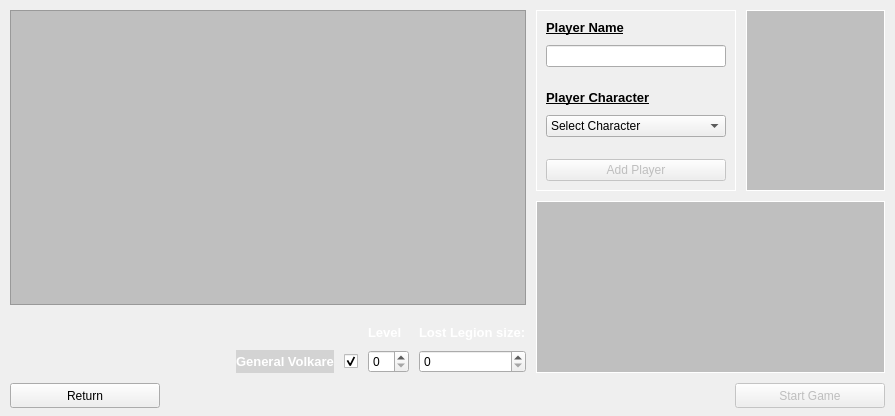
<?xml version="1.0" encoding="UTF-8"?>
<ui version="4.0">
 <class>Dialog_StartMenu</class>
 <widget class="QDialog" name="Dialog_StartMenu">
  <property name="geometry">
   <rect>
    <x>0</x>
    <y>0</y>
    <width>895</width>
    <height>416</height>
   </rect>
  </property>
  <property name="cursor">
   <cursorShape>ArrowCursor</cursorShape>
  </property>
  <property name="windowTitle">
   <string>Mage Knight Scoreboard</string>
  </property>
  <property name="windowOpacity">
   <double>1.000000000000000</double>
  </property>
  <widget class="QStackedWidget" name="stackedWidget">
   <property name="geometry">
    <rect>
     <x>0</x>
     <y>0</y>
     <width>895</width>
     <height>418</height>
    </rect>
   </property>
   <property name="styleSheet">
    <string notr="true"/>
   </property>
   <property name="currentIndex">
    <number>1</number>
   </property>
   <widget class="QWidget" name="page_start">
    <property name="styleSheet">
     <string notr="true">QWidget#page_start{ 
border-image: url(:/images/Image_Background_Start);
}
</string>
    </property>
    <layout class="QGridLayout" name="gridLayout">
     <property name="leftMargin">
      <number>10</number>
     </property>
     <property name="topMargin">
      <number>10</number>
     </property>
     <property name="rightMargin">
      <number>10</number>
     </property>
     <property name="bottomMargin">
      <number>10</number>
     </property>
     <property name="spacing">
      <number>10</number>
     </property>
     <item row="2" column="0">
      <widget class="QPushButton" name="pushButton_loadGame">
       <property name="minimumSize">
        <size>
         <width>150</width>
         <height>25</height>
        </size>
       </property>
       <property name="text">
        <string>Load Game</string>
       </property>
       <property name="autoDefault">
        <bool>true</bool>
       </property>
      </widget>
     </item>
     <item row="1" column="0">
      <widget class="QPushButton" name="pushButton_newGame">
       <property name="minimumSize">
        <size>
         <width>150</width>
         <height>25</height>
        </size>
       </property>
       <property name="text">
        <string>New Game</string>
       </property>
       <property name="autoDefault">
        <bool>true</bool>
       </property>
      </widget>
     </item>
     <item row="3" column="0">
      <widget class="QPushButton" name="pushButton_Exit">
       <property name="minimumSize">
        <size>
         <width>150</width>
         <height>25</height>
        </size>
       </property>
       <property name="text">
        <string>Exit</string>
       </property>
       <property name="autoDefault">
        <bool>true</bool>
       </property>
      </widget>
     </item>
     <item row="2" column="1">
      <spacer name="horizontalSpacer">
       <property name="orientation">
        <enum>Qt::Horizontal</enum>
       </property>
       <property name="sizeHint" stdset="0">
        <size>
         <width>40</width>
         <height>20</height>
        </size>
       </property>
      </spacer>
     </item>
     <item row="0" column="0">
      <spacer name="verticalSpacer">
       <property name="orientation">
        <enum>Qt::Vertical</enum>
       </property>
       <property name="sizeHint" stdset="0">
        <size>
         <width>20</width>
         <height>40</height>
        </size>
       </property>
      </spacer>
     </item>
    </layout>
   </widget>
   <widget class="QWidget" name="page_newGame">
    <property name="styleSheet">
     <string notr="true">QWidget#page_newGame{ 
border-image:  url(:/images/Image_Background_Start);
}
</string>
    </property>
    <layout class="QGridLayout" name="gridLayout_3">
     <property name="leftMargin">
      <number>10</number>
     </property>
     <property name="topMargin">
      <number>10</number>
     </property>
     <property name="rightMargin">
      <number>10</number>
     </property>
     <property name="bottomMargin">
      <number>10</number>
     </property>
     <property name="spacing">
      <number>10</number>
     </property>
     <item row="0" column="2">
      <widget class="QWidget" name="widget_newPlayer" native="true">
       <property name="minimumSize">
        <size>
         <width>200</width>
         <height>0</height>
        </size>
       </property>
       <property name="maximumSize">
        <size>
         <width>200</width>
         <height>16777215</height>
        </size>
       </property>
       <property name="styleSheet">
        <string notr="true">QWidget#widget_newPlayer{
border: 1px solid white;
}</string>
       </property>
       <layout class="QVBoxLayout" name="verticalLayout_2">
        <property name="spacing">
         <number>10</number>
        </property>
        <property name="leftMargin">
         <number>10</number>
        </property>
        <property name="topMargin">
         <number>10</number>
        </property>
        <property name="rightMargin">
         <number>10</number>
        </property>
        <property name="bottomMargin">
         <number>10</number>
        </property>
        <item>
         <widget class="QLabel" name="label_2">
          <property name="font">
           <font>
            <pointsize>10</pointsize>
            <weight>75</weight>
            <italic>false</italic>
            <bold>true</bold>
            <underline>true</underline>
           </font>
          </property>
          <property name="styleSheet">
           <string notr="true"/>
          </property>
          <property name="text">
           <string>Player Name</string>
          </property>
          <property name="buddy">
           <cstring>lineEdit_playerName</cstring>
          </property>
         </widget>
        </item>
        <item>
         <widget class="QLineEdit" name="lineEdit_playerName">
          <property name="palette">
           <palette>
            <active>
             <colorrole role="Highlight">
              <brush brushstyle="SolidPattern">
               <color alpha="255">
                <red>255</red>
                <green>255</green>
                <blue>255</blue>
               </color>
              </brush>
             </colorrole>
             <colorrole role="HighlightedText">
              <brush brushstyle="SolidPattern">
               <color alpha="255">
                <red>0</red>
                <green>0</green>
                <blue>0</blue>
               </color>
              </brush>
             </colorrole>
            </active>
            <inactive>
             <colorrole role="Highlight">
              <brush brushstyle="SolidPattern">
               <color alpha="255">
                <red>255</red>
                <green>255</green>
                <blue>255</blue>
               </color>
              </brush>
             </colorrole>
             <colorrole role="HighlightedText">
              <brush brushstyle="SolidPattern">
               <color alpha="255">
                <red>0</red>
                <green>0</green>
                <blue>0</blue>
               </color>
              </brush>
             </colorrole>
            </inactive>
            <disabled>
             <colorrole role="Highlight">
              <brush brushstyle="SolidPattern">
               <color alpha="255">
                <red>51</red>
                <green>153</green>
                <blue>255</blue>
               </color>
              </brush>
             </colorrole>
             <colorrole role="HighlightedText">
              <brush brushstyle="SolidPattern">
               <color alpha="255">
                <red>0</red>
                <green>0</green>
                <blue>0</blue>
               </color>
              </brush>
             </colorrole>
            </disabled>
           </palette>
          </property>
          <property name="text">
           <string/>
          </property>
          <property name="readOnly">
           <bool>false</bool>
          </property>
          <property name="clearButtonEnabled">
           <bool>false</bool>
          </property>
         </widget>
        </item>
        <item>
         <spacer name="verticalSpacer_3">
          <property name="orientation">
           <enum>Qt::Vertical</enum>
          </property>
          <property name="sizeHint" stdset="0">
           <size>
            <width>0</width>
            <height>0</height>
           </size>
          </property>
         </spacer>
        </item>
        <item>
         <widget class="QLabel" name="label">
          <property name="font">
           <font>
            <pointsize>10</pointsize>
            <weight>75</weight>
            <italic>false</italic>
            <bold>true</bold>
            <underline>true</underline>
           </font>
          </property>
          <property name="text">
           <string>Player Character</string>
          </property>
          <property name="buddy">
           <cstring>comboBox_playerCharacter</cstring>
          </property>
         </widget>
        </item>
        <item>
         <widget class="QComboBox" name="comboBox_playerCharacter">
          <property name="styleSheet">
           <string notr="true"/>
          </property>
          <item>
           <property name="text">
            <string>Select Character</string>
           </property>
          </item>
          <item>
           <property name="text">
            <string>Arythea</string>
           </property>
          </item>
          <item>
           <property name="text">
            <string>Braevalar</string>
           </property>
          </item>
          <item>
           <property name="text">
            <string>Goldyx</string>
           </property>
          </item>
          <item>
           <property name="text">
            <string>Krang</string>
           </property>
          </item>
          <item>
           <property name="text">
            <string>Norowas</string>
           </property>
          </item>
          <item>
           <property name="text">
            <string>Tovak</string>
           </property>
          </item>
          <item>
           <property name="text">
            <string>Wolfhawk</string>
           </property>
          </item>
         </widget>
        </item>
        <item>
         <spacer name="verticalSpacer_4">
          <property name="orientation">
           <enum>Qt::Vertical</enum>
          </property>
          <property name="sizeHint" stdset="0">
           <size>
            <width>0</width>
            <height>0</height>
           </size>
          </property>
         </spacer>
        </item>
        <item>
         <widget class="QPushButton" name="pushButton_addPlayer">
          <property name="enabled">
           <bool>false</bool>
          </property>
          <property name="palette">
           <palette>
            <active/>
            <inactive/>
            <disabled/>
           </palette>
          </property>
          <property name="font">
           <font>
            <weight>50</weight>
            <bold>false</bold>
           </font>
          </property>
          <property name="focusPolicy">
           <enum>Qt::StrongFocus</enum>
          </property>
          <property name="text">
           <string>Add Player</string>
          </property>
          <property name="autoDefault">
           <bool>true</bool>
          </property>
         </widget>
        </item>
       </layout>
      </widget>
     </item>
     <item row="3" column="0" colspan="4">
      <widget class="QWidget" name="widget_pushButtons" native="true">
       <layout class="QHBoxLayout" name="horizontalLayout">
        <property name="spacing">
         <number>10</number>
        </property>
        <property name="leftMargin">
         <number>0</number>
        </property>
        <property name="topMargin">
         <number>0</number>
        </property>
        <property name="rightMargin">
         <number>0</number>
        </property>
        <property name="bottomMargin">
         <number>0</number>
        </property>
        <item>
         <widget class="QPushButton" name="pushButton_returnToStart">
          <property name="minimumSize">
           <size>
            <width>150</width>
            <height>25</height>
           </size>
          </property>
          <property name="text">
           <string>Return</string>
          </property>
          <property name="autoDefault">
           <bool>true</bool>
          </property>
         </widget>
        </item>
        <item>
         <spacer name="horizontalSpacer_2">
          <property name="orientation">
           <enum>Qt::Horizontal</enum>
          </property>
          <property name="sizeHint" stdset="0">
           <size>
            <width>40</width>
            <height>20</height>
           </size>
          </property>
         </spacer>
        </item>
        <item>
         <widget class="QPushButton" name="pushButton_startGame">
          <property name="enabled">
           <bool>false</bool>
          </property>
          <property name="minimumSize">
           <size>
            <width>150</width>
            <height>25</height>
           </size>
          </property>
          <property name="palette">
           <palette>
            <active/>
            <inactive/>
            <disabled/>
           </palette>
          </property>
          <property name="font">
           <font>
            <weight>50</weight>
            <bold>false</bold>
           </font>
          </property>
          <property name="focusPolicy">
           <enum>Qt::StrongFocus</enum>
          </property>
          <property name="text">
           <string>Start Game</string>
          </property>
          <property name="autoDefault">
           <bool>true</bool>
          </property>
         </widget>
        </item>
       </layout>
      </widget>
     </item>
     <item row="0" column="3">
      <widget class="QFrame" name="frameCharacter">
       <property name="sizePolicy">
        <sizepolicy hsizetype="Fixed" vsizetype="Fixed">
         <horstretch>0</horstretch>
         <verstretch>0</verstretch>
        </sizepolicy>
       </property>
       <property name="minimumSize">
        <size>
         <width>139</width>
         <height>181</height>
        </size>
       </property>
       <property name="maximumSize">
        <size>
         <width>139</width>
         <height>181</height>
        </size>
       </property>
       <property name="styleSheet">
        <string notr="true">background-color: rgb(0, 0, 0, 20%);
border: 1px solid white;</string>
       </property>
       <property name="frameShape">
        <enum>QFrame::StyledPanel</enum>
       </property>
       <property name="frameShadow">
        <enum>QFrame::Raised</enum>
       </property>
      </widget>
     </item>
     <item row="1" column="2" colspan="2">
      <widget class="QTextBrowser" name="textBrowser_characterDescription">
       <property name="styleSheet">
        <string notr="true">background-color: rgb(0, 0, 0, 20%);
border: 1px solid white;</string>
       </property>
      </widget>
     </item>
     <item row="0" column="0" rowspan="2" colspan="2">
      <layout class="QVBoxLayout" name="verticalLayout">
       <item>
        <widget class="QTableWidget" name="tableWidget_listOfPlayers">
         <property name="styleSheet">
          <string notr="true">QTableWidget#tableWidget_listOfPlayers{
    background-color: rgb(0, 0, 0,20%);
	color: rgb(190, 157, 56);
	font: 75 10pt &quot;MS Shell Dlg 2&quot;;
}</string>
         </property>
        </widget>
       </item>
       <item>
        <layout class="QGridLayout" name="gridLayout_2">
         <property name="topMargin">
          <number>10</number>
         </property>
         <item row="1" column="0">
          <spacer name="horizontalSpacer_3">
           <property name="orientation">
            <enum>Qt::Horizontal</enum>
           </property>
           <property name="sizeHint" stdset="0">
            <size>
             <width>40</width>
             <height>20</height>
            </size>
           </property>
          </spacer>
         </item>
         <item row="1" column="3">
          <widget class="QSpinBox" name="spinBox_VolkareLevel"/>
         </item>
         <item row="0" column="3">
          <widget class="QLabel" name="label_3">
           <property name="font">
            <font>
             <pointsize>10</pointsize>
             <weight>75</weight>
             <bold>true</bold>
            </font>
           </property>
           <property name="styleSheet">
            <string notr="true">color: rgb(255, 255, 255);</string>
           </property>
           <property name="text">
            <string>Level  </string>
           </property>
          </widget>
         </item>
         <item row="0" column="4">
          <widget class="QLabel" name="label_4">
           <property name="font">
            <font>
             <family>MS Shell Dlg 2</family>
             <pointsize>10</pointsize>
             <weight>75</weight>
             <bold>true</bold>
            </font>
           </property>
           <property name="styleSheet">
            <string notr="true">color: rgb(255, 255, 255);</string>
           </property>
           <property name="text">
            <string>Lost Legion size:</string>
           </property>
          </widget>
         </item>
         <item row="1" column="2">
          <widget class="QCheckBox" name="checkBox_Volkare">
           <property name="text">
            <string/>
           </property>
           <property name="checked">
            <bool>true</bool>
           </property>
          </widget>
         </item>
         <item row="1" column="4">
          <widget class="QSpinBox" name="spinBox_VolkareLegion"/>
         </item>
         <item row="1" column="1">
          <widget class="QLabel" name="label_GeneralVolkare">
           <property name="font">
            <font>
             <pointsize>10</pointsize>
             <weight>75</weight>
             <bold>true</bold>
            </font>
           </property>
           <property name="toolTip">
            <string notr="true"/>
           </property>
           <property name="toolTipDuration">
            <number>-1</number>
           </property>
           <property name="whatsThis">
            <string/>
           </property>
           <property name="styleSheet">
            <string notr="true">color: rgb(255, 255, 255);
background-color: rgba(0, 0, 0, 30);
</string>
           </property>
           <property name="text">
            <string>General Volkare</string>
           </property>
          </widget>
         </item>
        </layout>
       </item>
      </layout>
     </item>
    </layout>
   </widget>
  </widget>
 </widget>
 <resources/>
 <connections/>
</ui>
